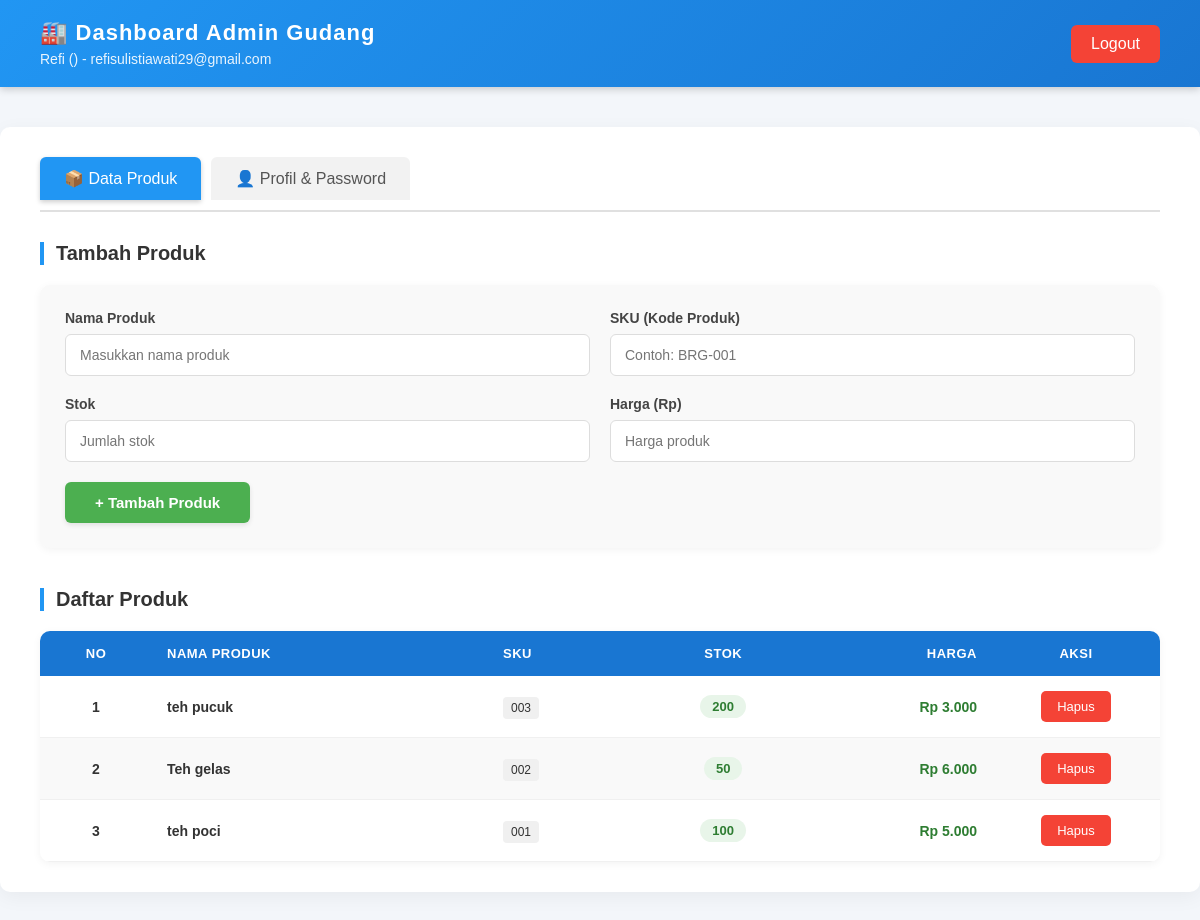
The app's page /dashboard/index.php (signed in) with its own data.
### tables this page shows
CREATE TABLE `products` (
  `id` int(11) NOT NULL,
  `nama_produk` varchar(100) NOT NULL,
  `sku` varchar(50) NOT NULL,
  `stok` int(11) NOT NULL DEFAULT 0,
  `harga` decimal(15,2) NOT NULL DEFAULT 0.00,
  `created_by` int(11) NOT NULL,
  `created_at` timestamp NOT NULL DEFAULT current_timestamp()
);

### dashboard/index.php (the view, shortened to what this page needs)
<?php
include '../config/conn_db.php';
$products = mysqli_query($conn, "SELECT * FROM products ORDER BY id DESC");
?>
<!DOCTYPE html>
<html lang="id">
<head>
</head>
<body>
    <div class="header">
        <div>
            <h1>🏭 Dashboard Admin Gudang</h1>
            <div class="user-info">
                <?= htmlspecialchars($_SESSION['user_name']) ?> (<?= htmlspecialchars($_SESSION['user_role']) ?>) - <?= htmlspecialchars($_SESSION['user_email']) ?>
            </div>
        </div>
        <a href="../auth/logout.php" class="logout-btn">Logout</a>
    </div>
    <div class="container">
        <div class="nav-tabs">
            <a href="index.php" class="active">📦 Data Produk</a>
            <a href="profile.php">👤 Profil & Password</a>
        </div>
        <h2>Tambah Produk</h2>
        <form method="POST">
            <div class="form-grid">
                <div class="form-group">
                    <label>Nama Produk</label>
                    <input type="text" name="nama_produk" required placeholder="Masukkan nama produk">
                </div>
                <div class="form-group">
                    <label>SKU (Kode Produk)</label>
                    <input type="text" name="sku" required placeholder="Contoh: BRG-001">
                </div>
                <div class="form-group">
                    <label>Stok</label>
                    <input type="number" name="stok" required min="0" placeholder="Jumlah stok">
                </div>
                <div class="form-group">
                    <label>Harga (Rp)</label>
                    <input type="number" name="harga" required min="0" step="0.01" placeholder="Harga produk">
                </div>
            </div>
            <button type="submit" name="add_product" class="btn">+ Tambah Produk</button>
        </form>
        <h2>Daftar Produk</h2>
        <div class="table-wrapper">
            <table>
                <thead>
                    <tr>
                        <th>No</th>
                        <th>Nama Produk</th>
                        <th>SKU</th>
                        <th>Stok</th>
                        <th>Harga</th>
                        <th>Aksi</th>
                    </tr>
                </thead>
                <tbody>
                    <?php
                    $no = 1;
                    while ($row = mysqli_fetch_assoc($products)):
                        $stok = $row['stok'];
                        $stok_class = $stok < 10 ? 'stok-low' : ($stok < 50 ? 'stok-medium' : 'stok-high');
                    ?>
                    <tr>
                        <td style="text-align: center; font-weight: 600;"><?= $no++ ?></td>
                        <td><strong><?= htmlspecialchars($row['nama_produk']) ?></strong></td>
                        <td><code style="background: #f0f0f0; padding: 4px 8px; border-radius: 4px; font-size: 12px;"><?= htmlspecialchars($row['sku']) ?></code></td>
                        <td style="text-align: center;">
                            <span class="stok-badge <?= $stok_class ?>"><?= $stok ?></span>
                        </td>
                        <td style="text-align: right; font-weight: 600; color: #2e7d32;">Rp <?= number_format($row['harga'], 0, ',', '.') ?></td>
                        <td>
                            <div class="action-btns">
                                <a href="?delete=<?= $row['id'] ?>" class="delete-btn" onclick="return confirm('Yakin mau hapus produk ini?')">Hapus</a>
                            </div>
                        </td>
                    </tr>
                    <?php endwhile; ?>
                </tbody>
            </table>
        </div>
    </div>
</body>
</html>

### dashboard/index.php (style rules this page uses)
* { margin: 0; padding: 0; box-sizing: border-box; font-family: "Poppins", sans-serif; }
body { background: #f3f6fa; color: #333; }
.header { background: linear-gradient(135deg, #2196F3, #1976D2); color: white; padding: 20px 40px; display: flex; justify-content: space-between; align-items: center; box-shadow: 0 2px 8px rgba(0,0,0,0.2); }
.header h1 { font-size: 22px; letter-spacing: 1px; }
.user-info { font-size: 14px; opacity: 0.9; margin-top: 5px; }
.logout-btn { background: #f44336; color: white; padding: 10px 20px; border: none; border-radius: 6px; cursor: pointer; text-decoration: none; transition: background 0.3s; font-weight: 500; }
.container { max-width: 1200px; margin: 40px auto; background: white; border-radius: 10px; box-shadow: 0 5px 20px rgba(0,0,0,0.05); padding: 30px 40px; }
.nav-tabs { margin-bottom: 30px; display: flex; gap: 10px; border-bottom: 2px solid #e0e0e0; padding-bottom: 10px; }
.nav-tabs a { padding: 12px 24px; border-radius: 6px 6px 0 0; text-decoration: none; color: #555; background: #f2f2f2; transition: all 0.3s; font-weight: 500; }
.nav-tabs a.active { background: #2196F3; color: white; box-shadow: 0 2px 5px rgba(0,0,0,0.2); }
h2 { font-size: 20px; margin-bottom: 20px; color: #333; border-left: 4px solid #2196F3; padding-left: 12px; }
form { background: #f9f9f9; padding: 25px; border-radius: 10px; margin-bottom: 40px; box-shadow: 0 2px 8px rgba(0,0,0,0.05); }
.form-grid { display: grid; grid-template-columns: repeat(2, 1fr); gap: 20px; margin-bottom: 20px; }
.form-group { display: flex; flex-direction: column; }
.form-group label { margin-bottom: 8px; font-weight: 600; color: #444; font-size: 14px; }
.form-group input { padding: 12px 14px; border: 1px solid #ddd; border-radius: 6px; outline: none; transition: all 0.3s; font-size: 14px; }
.btn { padding: 12px 30px; background: #4CAF50; border: none; border-radius: 6px; color: white; font-size: 15px; font-weight: 600; cursor: pointer; transition: 0.3s; box-shadow: 0 2px 5px rgba(0,0,0,0.1); }
.table-wrapper { overflow-x: auto; border-radius: 10px; box-shadow: 0 2px 8px rgba(0,0,0,0.05); }
table { width: 100%; border-collapse: collapse; }
table thead { background: #1976D2; color: white; }
table th { padding: 15px; text-align: left; font-weight: 600; text-transform: uppercase; font-size: 13px; letter-spacing: 0.5px; }
table td { padding: 15px; text-align: left; font-size: 14px; border-bottom: 1px solid #f0f0f0; }
table th:nth-child(1), table td:nth-child(1) { width: 60px; text-align: center; }
table th:nth-child(2), table td:nth-child(2) { width: 30%; }
table th:nth-child(3), table td:nth-child(3) { width: 15%; }
table th:nth-child(4), table td:nth-child(4) { width: 12%; text-align: center; }
table th:nth-child(5), table td:nth-child(5) { width: 18%; text-align: right; }
table th:nth-child(6), table td:nth-child(6) { width: 15%; text-align: center; }
table tbody tr:nth-child(even) { background: #f9f9f9; }
.action-btns { display: flex; gap: 8px; justify-content: center; }
.action-btns a { padding: 8px 16px; border-radius: 5px; text-decoration: none; font-size: 13px; font-weight: 500; transition: all 0.3s; display: inline-block; }
.delete-btn { background: #f44336; color: white; }
.stok-badge { display: inline-block; padding: 4px 12px; border-radius: 20px; font-weight: 600; font-size: 13px; }
.stok-high { background: #e8f5e9; color: #2e7d32; }

### records on screen
products: nama_produk "teh pucuk", sku "003", stok "200", harga "3.000"
products: nama_produk "Teh gelas", sku "002", stok "50", harga "6.000"
products: nama_produk "teh poci", sku "001", stok "100", harga "5.000"

### other values on screen
$_SESSION['user_name'] "Refi"
$_SESSION['user_email'] "refisulistiawati29@gmail.com"
